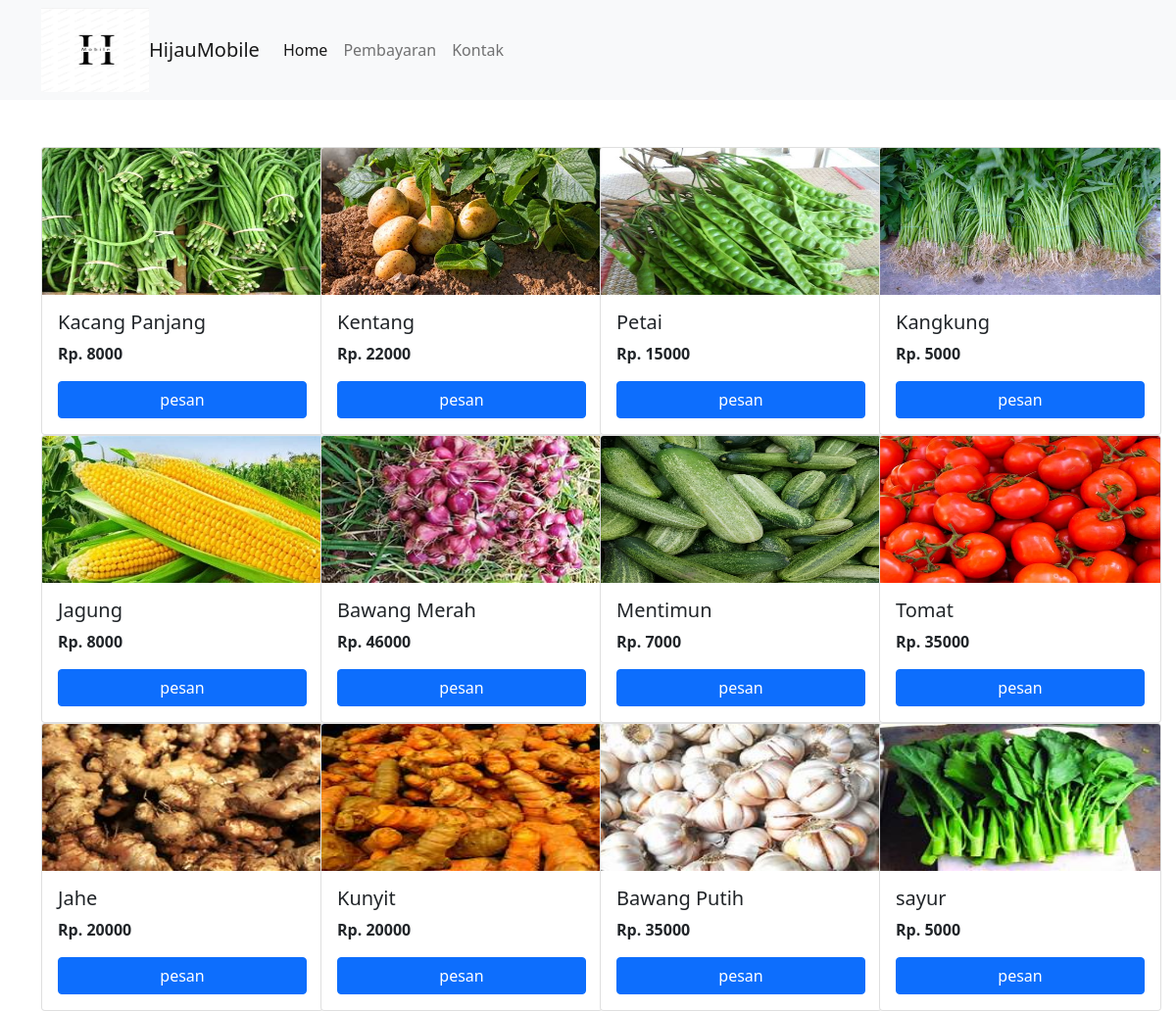
The page / on the database its author committed.
### tables this page shows
CREATE TABLE `barang` (
  `id` int(11) NOT NULL,
  `nama` varchar(100) NOT NULL,
  `harga` int(11) NOT NULL,
  `petani` varchar(100) NOT NULL,
  `kontak` varchar(15) NOT NULL,
  `gambar` text NOT NULL,
  `deskripsi` text NOT NULL
);

### code/get/barang2.php (called while the page is built)
<?php
$sql = "SELECT * FROM barang ORDER BY id DESC";
$query = mysqli_query($con, $sql);

### index.php (the view)
<?php include("./template/_snippets/_header.php"); ?>
<?php include("./template/navbar.php"); ?>
<?php include("./database/koneksi.php"); ?>
<?php include("./code/get/barang2.php"); ?>
<div class="container mt-5">
    <div class="row">
        <?php while ($row = mysqli_fetch_object($query)) { ?>
            <div class='col-md-3'>
                <div class="card" style="width: 18rem;">
                    <img src="images/<?= $row->gambar ?>" height="150" class="card-img-top" alt="...">
                    <div class="card-body">
                        <h5 class="card-title"><?= $row->nama ?></h5>
                        <strong>Rp. <?= $row->harga ?></strong>
                        <div class="d-grid gap-2 mt-3">
                            <a href="pembayaran.php?id=<?= $row->id ?>" class="btn btn-primary btn">pesan</a>
                        </div>
                    </div>
                </div>
            </div>
        <?php } ?>
    </div>
</div>
<?php include("./template/_snippets/_footer.php"); ?>

### template/_snippets/_header.php (shortened to what this page needs)
<!DOCTYPE html>
<html lang="en">
<head>
    <link href="https://cdn.jsdelivr.net/npm/bootstrap@5.0.1/dist/css/bootstrap.min.css" rel="stylesheet">
</head>
<body>

### template/navbar.php (shortened to what this page needs)
<nav class="navbar navbar-expand-lg navbar-light bg-light">
    <div class="container">
        <img src="images/1.PNG" alt="" width="110" height="86">
        <a class="navbar-brand" href="#">HijauMobile</a>
        <div class="collapse navbar-collapse" id="navbarNav">
            <ul class="navbar-nav">
                <li class="nav-item">
                    <a class="nav-link active" aria-current="page" href="/hijaumobile">Home</a>
                </li>
                <li class="nav-item">
                    <a class="nav-link" href="#">Pembayaran</a>
                </li>
                <li class="nav-item">
                    <a class="nav-link" href="#">Kontak</a>
                </li>
            </ul>
        </div>
    </div>
</nav>

### template/_snippets/_footer.php (shortened to what this page needs)
</body>
</html>

### rows shown on the page
barang: gambar (picture), nama "Kacang Panjang", harga "8000"
barang: gambar (picture), nama "Kentang", harga "22000"
barang: gambar (picture), nama "Petai", harga "15000"
barang: gambar (picture), nama "Kangkung", harga "5000"
barang: gambar (picture), nama "Jagung", harga "8000"
barang: gambar (picture), nama "Bawang Merah", harga "46000"
barang: gambar (picture), nama "Mentimun", harga "7000"
barang: gambar (picture), nama "Tomat", harga "35000"
barang: gambar (picture), nama "Jahe", harga "20000"
barang: gambar (picture), nama "Kunyit", harga "20000"
barang: gambar (picture), nama "Bawang Putih", harga "35000"
barang: gambar (picture), nama "sayur", harga "5000"
